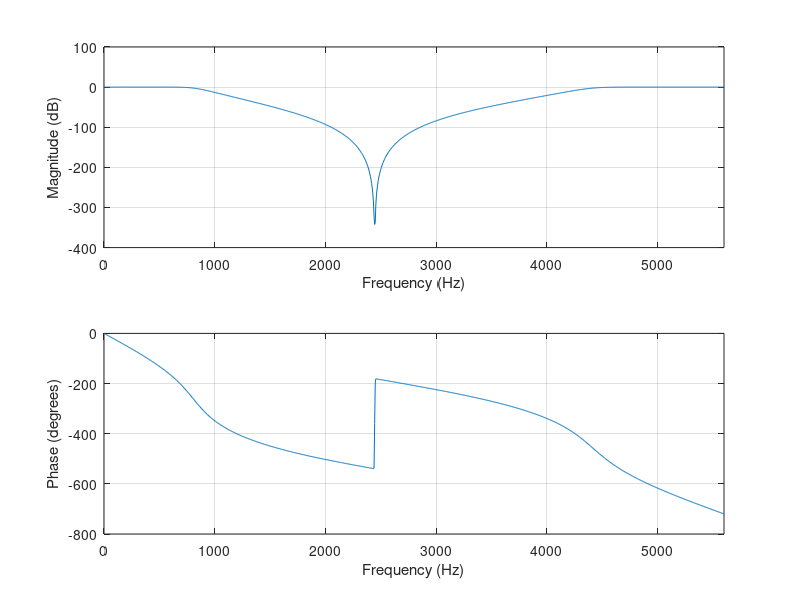
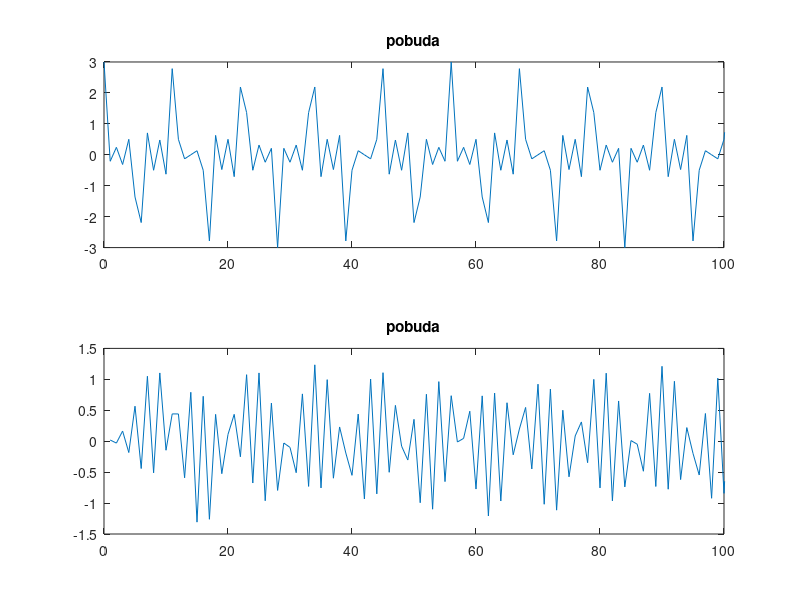

Write the MATLAB code that produced these figures, in order.
fsr = 11200
fp = [500 4500]
fs = [1500 3500]
ap = 1
as = 40
[n, Wn] = buttord (fp / (fsr /2), fs / (fsr /2), ap, as)  %odredjivanje min reda filtra
[b, a] = butter(n, Wn, 'stop')  % sinteza filtra
freqz(b, a,1024, fsr) % amplitudska i fazna kakarakterisitika filtra

n = 0 : 1023 
x = cos(2 * pi * 1000  / fsr *n)  + cos(2 * pi * 3000 / fsr*n) + cos(2 * pi * 5000 / fsr*n)

figure
subplot(2, 1, 1), plot(n, x), title('pobuda')
xlim([0 100])

y = filter(b, a, x)
subplot(2, 1, 2), plot(1 : length(y), y) , title('pobuda')
xlim([0 100])